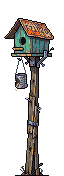
#> input picture projects/nomadgirl/assets/camp/kit/candidates/birdhouse_0.png, 64 x 176 px, given in place of mod_lantern_b.png, which was not available
$ python camp_modules.py
#> lines starting #> are read from the running program, lines starting #| are printed output that depends on the picture; after the words box and inside, x2 and y2 are one past the last pixel; in counts of white or black regions, pixels touching at a corner belong together
# #116 Ziehen zum Wachsen: cuts the PixelLab pictures of tall/long camp pieces into modules.
# Every piece was painted extra tall (posts, tower) or extra long (tents) with evenly repeating sections. For each variant this
# script isolates it (connected pixels), finds a repeating middle section whose seams match (rows for 'up', columns for 'side'),
# drops the surplus repeats and writes a sheet: one cell per variant = head + ONE middle section + foot, bottom-aligned.
# It prints the decor rows for data/decor.json: Deko › Wachsen › Mittelstück je Variante (y = rows, x = columns, in cell pixels).
# Run from the repo root: python3 tools/camp_modules.py
from PIL import Image
import numpy as np, json

K = 'projects/nomadgirl/assets/camp/kit'
C = K + '/candidates'

# piece: (axis, [ (source, x-centre range of the variant, y range or None) ], period range, keep extra repeats for the default look)
PIECES = {
    'mod_lantern': ('up', [('mod_lantern_b', (40, 135), None), ('mod_lantern_b', (149, 240), None), ('mod_lantern_a', (60, 135), None)], (40, 72)),
    'mod_poles':   ('up', [('mod_poles_b', (40, 80), None), ('mod_poles_b', (172, 240), None), ('mod_poles_a', (62, 130), None)], (40, 72)),
    'mod_tower':   ('up', [('mod_tower', (0, 192), None)], (70, 74)),
    'mod_trophies': ('up', [('mod_trophies', (0, 128), None)], (36, 70)),   # #118 trophy stand: identical tiers
    'mod_tent_a':  ('side', [('mod_tents', (0, 512), (0, 128))], (55, 60)),
    'mod_tent_b':  ('side', [('mod_tents', (0, 512), (128, 256))], (48, 53)),
}


def components(a):
    """label 8-connected opaque pixels → (labels, count)"""
    h, w = a.shape
    lab = np.zeros((h, w), int)
    n = 0
    for y in range(h):
        for x in range(w):
            if a[y, x] and not lab[y, x]:
                n += 1
                stack = [(y, x)]
                lab[y, x] = n
                while stack:
                    cy, cx = stack.pop()
                    for dy in (-1, 0, 1):
                        for dx in (-1, 0, 1):
                            ny, nx = cy + dy, cx + dx
                            if 0 <= ny < h and 0 <= nx < w and a[ny, nx] and not lab[ny, nx]:
                                lab[ny, nx] = n
                                stack.append((ny, nx))
    return lab, n


def isolate(src, xr, yr):
#> called with src = 'mod_lantern_b', xr = (40, 135)
    im = np.array(Image.open(f'{C}/{src}.png').convert('RGBA'))
#> im is the input picture: shape (176, 64, 4); mean R, G, B, A 27.4, 25.7, 24.7, 69.5
    if yr: im = im[yr[0]:yr[1]]
    a = im[:, :, 3] > 40
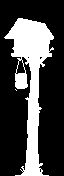
#> a: shape (176, 64) bool; 27.3% white; 2 white regions (1 under 20 px), largest, box (x1, y1, x2, y2) and area: (4, 18, 54, 176) 3069
    lab, n = components(a)
#> after the loop in components, `for y in range(h):`:
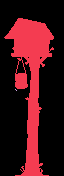
#> lab: shape (176, 64) int64; 3 distinct labels, from 0 to 2; one colour per label, 0 black
#> n = 2
    keep = np.zeros_like(a)
    for i in range(1, n + 1):
        ys, xs = np.nonzero(lab == i)
        if len(xs) < 6: continue
        cx = (xs.min() + xs.max()) / 2
        if xr[0] <= cx <= xr[1]: keep |= lab == i
#> this loop made 2 passes
#> cx on pass 1: 28.5
#> (ys, xs) on pass 2: ([89, 90], [15, 16])
#> keep: shape (176, 64) bool; every value is 0
    im = im.copy()
    im[~keep] = 0
#> im: shape (176, 64, 4); every value is 0
    im[:, :, 3] = np.where(keep, 255, 0)
    ys, xs = np.nonzero(keep)
#> ys = empty array; xs = empty array
#> (the run stopped early here; a loop or call above may not have finished)

$ run again, on projects/nomadgirl/assets/camp/kit/candidates/inside_world_0.png
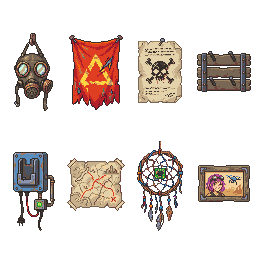
#> input picture projects/nomadgirl/assets/camp/kit/candidates/inside_world_0.png, 256 x 256 px, given in place of mod_lantern_b.png, which was not available
#> in isolate, im is the input picture: shape (256, 256, 4); mean R, G, B, A 42.3, 32.9, 29.6, 66.4
#> a: shape (256, 256) bool; 26% white; 8 white regions, largest, box (x1, y1, x2, y2) and area: (69, 35, 123, 110) 3034, (138, 38, 182, 103) 2653, (67, 158, 125, 211) 2448
#> in isolate, `lab, n = components(a)`: n = 8
#> the loop in isolate, `for i in range(1, n + 1):` made 8 passes
#> cx on passes 1 to 8: 33, 95.5, 159.5, 223.5, 159.5, 33.5, 95.5, 223.5
#> after the loop in isolate, `for i in range(1, n + 1):`:
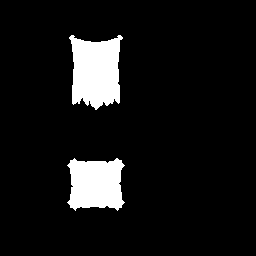
#> keep: shape (256, 256) bool; 8.4% white; 2 white regions, box (x1, y1, x2, y2) and area: (69, 35, 123, 110) 3034, (67, 158, 125, 211) 2448
#> ys = 5482 values from 35 to 210; xs = 5482 values, max 124 at index 3324, min 67 at index 3267, mean 95.48
#> alpha = 176 values, max 58 at index 130, min 0 at index 75, mean 31.15
#> core = 0
#> head = 74
#> foot = 122
#> in cut, `lo, hi = head + 2, foot - 2`: lo = 76; hi = 120
#> after the loop in cut, `for p in range(pr[0], pr[1] + 1):`: best = (0, 76, 40)
#> s = 76; p = 40
#> cand = [(0, 116), (0, 117), (0, 118), (0, 119)]
#> dmin = 0
#> e = 119
#> after the loop `for i, (o, s, p) in enumerate(parts):`:
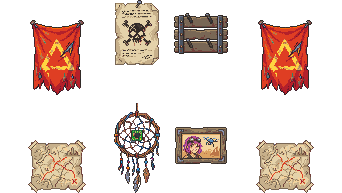
#> sheet: shape (193, 342, 4); mean of channels 0, 1, 2, 3 48.6, 33, 25.9, 73.3; transparent parts drawn white

$ run again, on projects/nomadgirl/assets/camp/kit/candidates/lantern_0.png
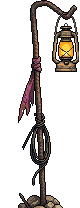
#> input picture projects/nomadgirl/assets/camp/kit/candidates/lantern_0.png, 80 x 208 px, given in place of mod_lantern_b.png, which was not available
#> in isolate, im is the input picture: shape (208, 80, 4); mean R, G, B, A 22.7, 18.5, 17.5, 60.4
#> in isolate, `a = im[:, :, 3] > 40`:
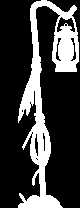
#> a: shape (208, 80) bool; 23.7% white; 1 white region, box (x1, y1, x2, y2) and area: (18, 0, 79, 208) 3944
#> in isolate, `lab, n = components(a)`: n = 1
#> the loop in isolate, `for i in range(1, n + 1):` made 1 pass
#> cx on pass 1: 48
#> ys = 3944 values from 0 to 207; xs = 3944 values, max 78 at index 914, min 18 at index 2453, mean 45.56
#> in isolate, `return im[ys.min():ys.max() + 1, xs.min():xs.max() + 1]`:
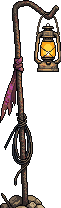
#> returned value: shape (208, 61, 4); mean of channels 0, 1, 2, 3 23.7, 18.3, 15, 79.3; transparent parts drawn white
#> alpha = 208 values, max 45 at index 207, min 6 at index 0, mean 18.96
#> core = 16
#> head = 85
#> foot = 162
#> in cut, `lo, hi = head + 2, foot - 2`: lo = 87; hi = 160
#> after the loop in cut, `for p in range(pr[0], pr[1] + 1):`: best = (40.26, 119, 40)
#> s = 119; p = 40
#> cand = [(0, 159)]
#> dmin = 0
#> e = 159

$ run again, on projects/nomadgirl/assets/camp/kit/candidates/lounger_0.png
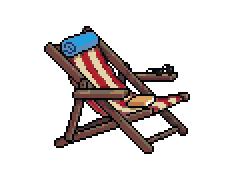
#> input picture projects/nomadgirl/assets/camp/kit/candidates/lounger_0.png, 120 x 88 px, given in place of mod_lantern_b.png, which was not available (shown 2 times larger)
#> in isolate, im is the input picture: shape (88, 120, 4); mean R, G, B, A 24.2, 19, 19.9, 53
#> in isolate, `a = im[:, :, 3] > 40`:
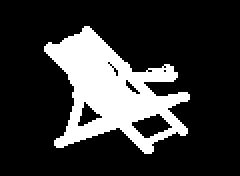
#> a: shape (88, 120) bool (shown 2 times larger); 20.8% white; 1 white region, box (x1, y1, x2, y2) and area: (22, 13, 95, 77) 2196
#> in isolate, `lab, n = components(a)`: n = 1
#> the loop in isolate, `for i in range(1, n + 1):` made 1 pass
#> cx on pass 1: 58
#> ys = 2196 values from 13 to 76; xs = 2196 values, max 94 at index 1164, min 22 at index 146, mean 55.66
#> in isolate, `return im[ys.min():ys.max() + 1, xs.min():xs.max() + 1]`:
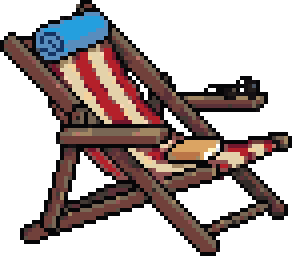
#> returned value: shape (64, 73, 4) (shown 4 times larger); mean of channels 0, 1, 2, 3 43.9, 32.2, 30.7, 119.9; transparent parts drawn white
#> alpha = 64 values, max 59 at index 35, min 3 at index 0, mean 34.31
#> core = 49
#> after the loop in cut, `for p in range(pr[0], pr[1] + 1):`: best = (124.3, 11, 40)
#> s = 11; p = 40
#> cand = [(0, 51)]
#> dmin = 0
#> e = 51
